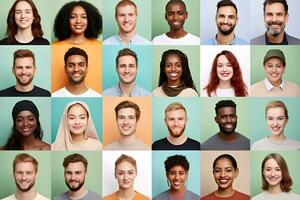
#> input picture reconhecimento_rostos/sample_data/Imagens.jpg, 300 x 200 px
$ python rostos.py
#> lines starting #> are read from the running program, lines starting #| are printed output that depends on the picture
import cv2
import numpy as np
import matplotlib.pyplot as plt
from skimage import exposure
import os

input_path = 'sample_data/Imagens.jpg'
output_dir = 'output'

# carregar imagem
img = cv2.imread(input_path)
#> img is the input picture: shape (200, 300, 3); mean B, G, R 140.3, 159.1, 164.9
if img is None:
    raise FileNotFoundError(f"Imagem não encontrada em: {input_path}")

# escala de cinza
img_rgb = cv2.cvtColor(img, cv2.COLOR_BGR2RGB)
gray = cv2.cvtColor(img, cv2.COLOR_BGR2GRAY)
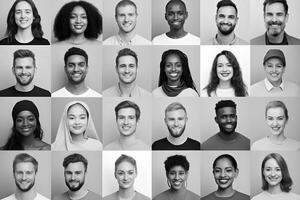
#> gray: shape (200, 300); min 0, max 255, mean 158.7

# melhorar resolução
upscaled = cv2.resize(gray, None, fx=2, fy=2, interpolation=cv2.INTER_CUBIC)
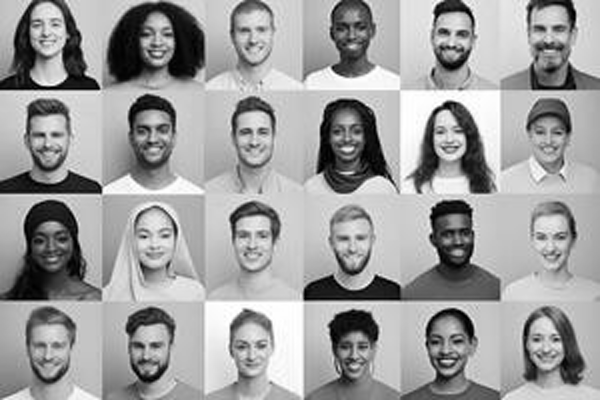
#> upscaled: shape (400, 600); min 0, max 255, mean 158.7

# Equalização de histograma
equalized = cv2.equalizeHist(upscaled)
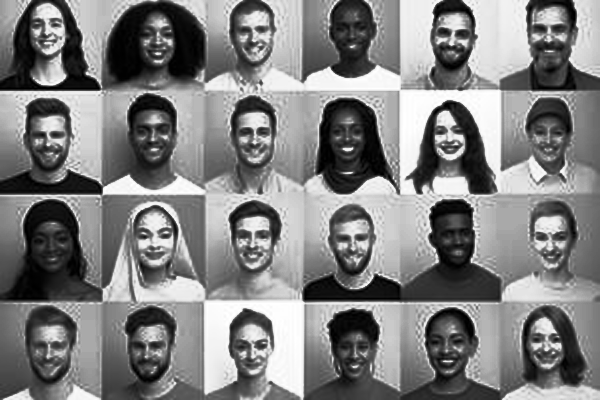
#> equalized: shape (400, 600); min 0, max 255, mean 128.2

# Expansão morfológica
kernel = np.ones((3, 3), np.uint8)
expanded = cv2.dilate(equalized, kernel, iterations=1)
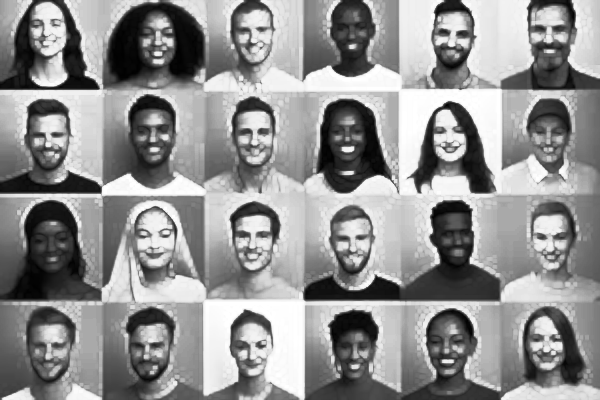
#> expanded: shape (400, 600); min 1, max 255, mean 145

# Detecção de rostos
face_cascade = cv2.CascadeClassifier(cv2.data.haarcascades + 'haarcascade_frontalface_default.xml')

faces = face_cascade.detectMultiScale(
    expanded,
    scaleFactor=1.1,
    minNeighbors=4,
    minSize=(30, 30)
)
#> faces = 24 rows, first 6: [21, 4, 52, 52], [131, 14, 53, 53], [127, 109, 54, 54], [321, 110, 52, 52], [425, 112, 49, 49], [524, 114, 48, 48]

# desenhar retângulos
output = cv2.cvtColor(expanded, cv2.COLOR_GRAY2RGB)
for (x, y, w, h) in faces:
    cv2.rectangle(output, (x, y), (x + w, y + h), (0, 255, 0), 2)
#> this loop made 24 passes
#> (x, y, w, h) on passes 1 to 12: (21, 4, 52, 52), (131, 14, 53, 53), (127, 109, 54, 54), (321, 110, 52, 52), (425, 112, 49, 49), (524, 114, 48, 48), (434, 215, 45, 45), (24, 216, 56, 56), (326, 218, 52, 52), (519, 319, 53, 53), (328, 327, 52, 52), (327, 9, 49, 49)
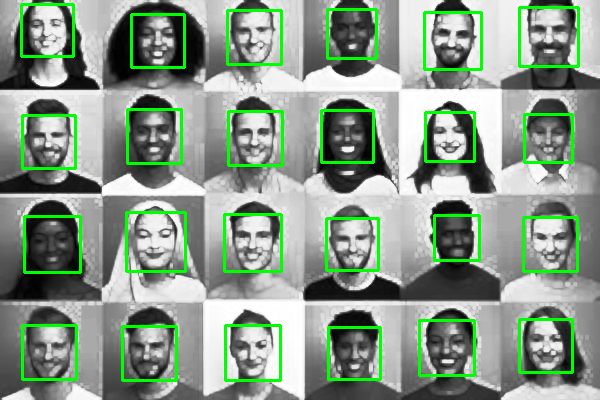
#> output: shape (400, 600, 3); mean B, G, R 136.8, 153, 136.8

# Exibir
fig, axs = plt.subplots(1, 3, figsize=(15, 6))
axs[0].imshow(gray, cmap='gray')
axs[0].set_title('Escala de Cinza')
axs[1].imshow(expanded, cmap='gray')
axs[1].set_title('Ampliada e Equalizada')
axs[2].imshow(output)
axs[2].set_title(f'Rostos Detectados ({len(faces)})')
for ax in axs:
    ax.axis('off')
plt.show()

cv2.imwrite(os.path.join(output_dir, '1_gray.jpg'), gray)
cv2.imwrite(os.path.join(output_dir, '2_upscaled_equalized.jpg'), equalized)
cv2.imwrite(os.path.join(output_dir, '3_expanded.jpg'), expanded)
cv2.imwrite(os.path.join(output_dir, '4_faces_detected.jpg'), cv2.cvtColor(output, cv2.COLOR_RGB2BGR))
